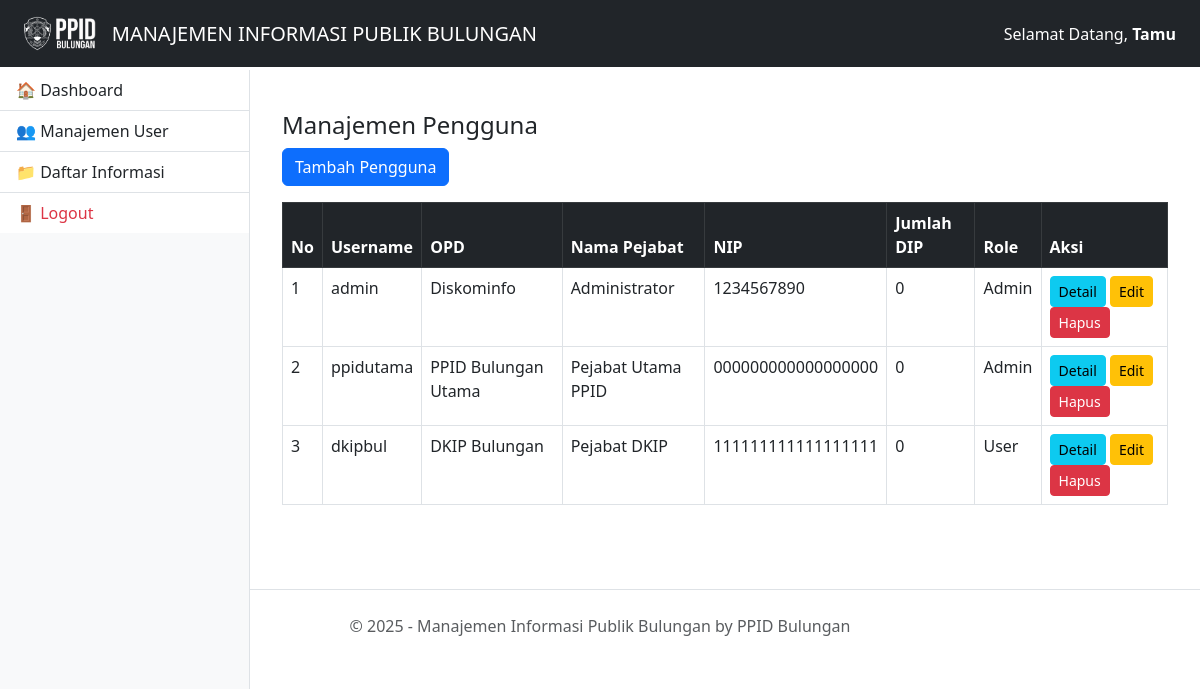
Page /admin/manage_users.php on the committed database.
### tables this page shows
CREATE TABLE `users` (
  `id` int(11) NOT NULL,
  `username` varchar(50) NOT NULL,
  `password` varchar(255) NOT NULL,
  `opd` varchar(100) NOT NULL,
  `nama_pejabat` varchar(100) NOT NULL,
  `nip` varchar(30) NOT NULL,
  `role` enum('admin','user') DEFAULT 'user',
  `created_at` timestamp NOT NULL DEFAULT current_timestamp()
);

### admin/manage_users.php (the view)
<?php
require_once '../config/config.php';
require_once '../includes/header.php';
require_once '../includes/sidebar.php';
$query = $pdo->query("
    SELECT users.*,
        (SELECT COUNT(*) FROM informasi WHERE informasi.user_id = users.id) AS jumlah_file
    FROM users
");
$users = $query->fetchAll(PDO::FETCH_ASSOC);
?>
<div class="container mt-4">
    <h4>Manajemen Pengguna</h4>
    <a href="tambah_user.php" class="btn btn-primary mb-3">Tambah Pengguna</a>
    <div class="table-responsive">
        <table class="table table-bordered table-hover">
            <thead class="table-dark">
                <tr>
                    <th>No</th>
                    <th>Username</th>
                    <th>OPD</th>
                    <th>Nama Pejabat</th>
                    <th>NIP</th>
                    <th>Jumlah DIP</th>
                    <th>Role</th>
                    <th>Aksi</th>
                </tr>
            </thead>
            <tbody>
                <?php foreach ($users as $i => $user): ?>
                    <tr>
                        <td><?= $i + 1 ?></td>
                        <td><?= htmlspecialchars($user['username']) ?></td>
                        <td><?= htmlspecialchars($user['opd']) ?></td>
                        <td><?= htmlspecialchars($user['nama_pejabat']) ?></td>
                        <td><?= htmlspecialchars($user['nip']) ?></td>
                        <td><?= $user['jumlah_file'] ?></td>
                        <td><?= ucfirst($user['role']) ?></td>
                        <td>
                            <a href="detail_user.php?id=<?= $user['id'] ?>" class="btn btn-info btn-sm">Detail</a>
                            <a href="edit_user.php?id=<?= $user['id'] ?>" class="btn btn-warning btn-sm">Edit</a>
                            <a href="hapus_user.php?id=<?= $user['id'] ?>" class="btn btn-danger btn-sm" onclick="return confirm('Yakin ingin menghapus user ini?')">Hapus</a>
                        </td>
                    </tr>
                <?php endforeach ?>
            </tbody>
        </table>
    </div>
</div>
<?php require_once '../includes/footer.php'; ?>

### includes/header.php (shortened to what this page needs)
<!DOCTYPE html>
<html lang="id">
<head>
  <link href="https://cdn.jsdelivr.net/npm/bootstrap@5.3.0/dist/css/bootstrap.min.css" rel="stylesheet">
</head>
<body>
<header class="bg-dark text-white py-3 px-4 d-flex align-items-center justify-content-between">
    <div class="d-flex align-items-center">
        <img src="<?= BASE_URL ?>assets/images/ppid_logo.png" alt="Logo PPID" height="35" class="me-3">
        <h5 class="mb-0">MANAJEMEN INFORMASI PUBLIK BULUNGAN</h5>
    </div>
    <div class="text-white">
        Selamat Datang, <b><?= isset($_SESSION['username']) ? htmlspecialchars($_SESSION['username']) : 'Tamu' ?></b>
    </div>
</header>
</body>

### includes/sidebar.php
<aside class="bg-light border-end" style="width: 250px; height: 100vh; position: fixed; top: 70px; left: 0;">
    <div class="list-group list-group-flush">
        <a href="<?= BASE_URL ?>admin/dashboard.php" class="list-group-item list-group-item-action">🏠 Dashboard</a>
        <a href="<?= BASE_URL ?>admin/manage_users.php" class="list-group-item list-group-item-action">👥 Manajemen User</a>
        <a href="<?= BASE_URL ?>admin/files.php" class="list-group-item list-group-item-action">📁 Daftar Informasi</a>
        <a href="<?= BASE_URL ?>public/logout.php" class="list-group-item list-group-item-action text-danger">🚪 Logout</a>
    </div>
</aside>
<div style="margin-left: 250px; padding: 20px;">

### includes/footer.php (shortened to what this page needs)
</div>
<footer class="text-center text-muted py-4 mt-5 border-top">
    © 2025 - Manajemen Informasi Publik Bulungan by PPID Bulungan
</footer>

### rows in the picture
users: username "admin", opd "Diskominfo", nama_pejabat "Administrator", nip "1234567890", jumlah_file "0", role "Admin"
users: username "ppidutama", opd "PPID Bulungan Utama", nama_pejabat "Pejabat Utama PPID", nip "000000000000000000", jumlah_file "0", role "Admin"
users: username "dkipbul", opd "DKIP Bulungan", nama_pejabat "Pejabat DKIP", nip "111111111111111111", jumlah_file "0", role "User"
